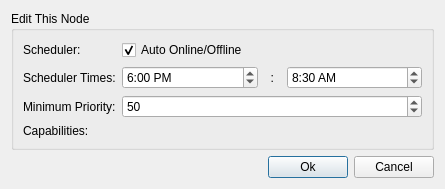
<?xml version="1.0" encoding="UTF-8"?>
<ui version="4.0">
 <class>nodeEditorDialog</class>
 <widget class="QDialog" name="nodeEditorDialog">
  <property name="geometry">
   <rect>
    <x>0</x>
    <y>0</y>
    <width>445</width>
    <height>184</height>
   </rect>
  </property>
  <property name="sizePolicy">
   <sizepolicy hsizetype="Minimum" vsizetype="Minimum">
    <horstretch>0</horstretch>
    <verstretch>0</verstretch>
   </sizepolicy>
  </property>
  <property name="windowTitle">
   <string>Dialog</string>
  </property>
  <layout class="QFormLayout" name="formLayout_2">
   <property name="fieldGrowthPolicy">
    <enum>QFormLayout::AllNonFixedFieldsGrow</enum>
   </property>
   <item row="0" column="0" colspan="2">
    <widget class="QGroupBox" name="editorGroup">
     <property name="sizePolicy">
      <sizepolicy hsizetype="Expanding" vsizetype="Expanding">
       <horstretch>1</horstretch>
       <verstretch>0</verstretch>
      </sizepolicy>
     </property>
     <property name="title">
      <string>Edit This Node</string>
     </property>
     <layout class="QFormLayout" name="formLayout_3">
      <property name="fieldGrowthPolicy">
       <enum>QFormLayout::AllNonFixedFieldsGrow</enum>
      </property>
      <item row="0" column="0">
       <widget class="QLabel" name="schedulerLabel">
        <property name="text">
         <string>Scheduler:</string>
        </property>
       </widget>
      </item>
      <item row="0" column="1">
       <widget class="QCheckBox" name="schedCheckBox">
        <property name="text">
         <string>Auto Online/Offline</string>
        </property>
        <property name="checked">
         <bool>true</bool>
        </property>
       </widget>
      </item>
      <item row="1" column="1">
       <layout class="QHBoxLayout" name="horizontalLayout_2">
        <item>
         <widget class="QTimeEdit" name="onlineTimeEdit">
          <property name="enabled">
           <bool>true</bool>
          </property>
          <property name="sizePolicy">
           <sizepolicy hsizetype="Minimum" vsizetype="Fixed">
            <horstretch>1</horstretch>
            <verstretch>0</verstretch>
           </sizepolicy>
          </property>
          <property name="time">
           <time>
            <hour>18</hour>
            <minute>0</minute>
            <second>0</second>
           </time>
          </property>
          <property name="minimumTime">
           <time>
            <hour>12</hour>
            <minute>0</minute>
            <second>0</second>
           </time>
          </property>
          <property name="displayFormat">
           <string>h:mm AP</string>
          </property>
          <property name="calendarPopup">
           <bool>false</bool>
          </property>
         </widget>
        </item>
        <item>
         <widget class="QLabel" name="label">
          <property name="sizePolicy">
           <sizepolicy hsizetype="Minimum" vsizetype="Minimum">
            <horstretch>0</horstretch>
            <verstretch>0</verstretch>
           </sizepolicy>
          </property>
          <property name="text">
           <string>  :  </string>
          </property>
         </widget>
        </item>
        <item>
         <widget class="QTimeEdit" name="offlineTimeEdit">
          <property name="sizePolicy">
           <sizepolicy hsizetype="Minimum" vsizetype="Fixed">
            <horstretch>1</horstretch>
            <verstretch>0</verstretch>
           </sizepolicy>
          </property>
          <property name="time">
           <time>
            <hour>8</hour>
            <minute>30</minute>
            <second>0</second>
           </time>
          </property>
          <property name="maximumTime">
           <time>
            <hour>11</hour>
            <minute>59</minute>
            <second>59</second>
           </time>
          </property>
          <property name="displayFormat">
           <string>h:mm AP</string>
          </property>
         </widget>
        </item>
       </layout>
      </item>
      <item row="1" column="0">
       <widget class="QLabel" name="onlineTimeLabel">
        <property name="text">
         <string>Scheduler Times:</string>
        </property>
       </widget>
      </item>
      <item row="2" column="0">
       <widget class="QLabel" name="minPriorityLabel">
        <property name="text">
         <string>Minimum Priority:</string>
        </property>
       </widget>
      </item>
      <item row="2" column="1">
       <widget class="QSpinBox" name="minPrioritySpinbox">
        <property name="minimum">
         <number>1</number>
        </property>
        <property name="maximum">
         <number>9999999</number>
        </property>
        <property name="value">
         <number>50</number>
        </property>
       </widget>
      </item>
      <item row="3" column="0">
       <widget class="QLabel" name="compLabel">
        <property name="text">
         <string>Capabilities:</string>
        </property>
       </widget>
      </item>
      <item row="3" column="1">
       <layout class="QGridLayout" name="compGrid"/>
      </item>
     </layout>
    </widget>
   </item>
   <item row="1" column="0" colspan="2">
    <layout class="QHBoxLayout" name="buttonsLayout">
     <item>
      <spacer name="horizontalSpacer">
       <property name="orientation">
        <enum>Qt::Horizontal</enum>
       </property>
       <property name="sizeHint" stdset="0">
        <size>
         <width>40</width>
         <height>20</height>
        </size>
       </property>
      </spacer>
     </item>
     <item>
      <widget class="QPushButton" name="okButton">
       <property name="text">
        <string>Ok</string>
       </property>
      </widget>
     </item>
     <item>
      <widget class="QPushButton" name="cancelButton">
       <property name="text">
        <string>Cancel</string>
       </property>
      </widget>
     </item>
    </layout>
   </item>
  </layout>
 </widget>
 <tabstops>
  <tabstop>schedCheckBox</tabstop>
  <tabstop>okButton</tabstop>
  <tabstop>cancelButton</tabstop>
 </tabstops>
 <resources/>
 <connections/>
</ui>
